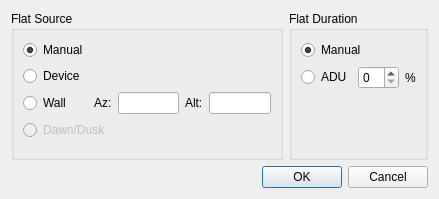
<?xml version="1.0" encoding="UTF-8"?>
<ui version="4.0">
 <class>flatOptions</class>
 <widget class="QDialog" name="flatOptions">
  <property name="geometry">
   <rect>
    <x>0</x>
    <y>0</y>
    <width>439</width>
    <height>199</height>
   </rect>
  </property>
  <property name="windowTitle">
   <string>Flat Field Options</string>
  </property>
  <layout class="QVBoxLayout" name="verticalLayout_3">
   <item>
    <layout class="QHBoxLayout" name="horizontalLayout_3">
     <item>
      <widget class="QGroupBox" name="groupBox">
       <property name="toolTip">
        <string>Specify the source the flat field evenly illuminated light source</string>
       </property>
       <property name="title">
        <string>Flat Source</string>
       </property>
       <layout class="QGridLayout" name="gridLayout">
        <item row="2" column="1">
         <widget class="QLabel" name="label">
          <property name="text">
           <string>Az:</string>
          </property>
         </widget>
        </item>
        <item row="2" column="4">
         <widget class="dmsBox" name="altBox">
          <property name="toolTip">
           <string/>
          </property>
         </widget>
        </item>
        <item row="2" column="3">
         <widget class="QLabel" name="label_2">
          <property name="text">
           <string>Alt:</string>
          </property>
         </widget>
        </item>
        <item row="2" column="0">
         <widget class="QRadioButton" name="wallSourceC">
          <property name="toolTip">
           <string>Slew mount to the specified Azimuth/Altitude coordinates before taking flat field images</string>
          </property>
          <property name="text">
           <string>Wall</string>
          </property>
         </widget>
        </item>
        <item row="1" column="0">
         <widget class="QRadioButton" name="deviceSourceC">
          <property name="toolTip">
           <string>Light source provided by controllable electronic device</string>
          </property>
          <property name="text">
           <string>Device</string>
          </property>
         </widget>
        </item>
        <item row="3" column="0" colspan="2">
         <widget class="QRadioButton" name="dawnDuskFlatsC">
          <property name="enabled">
           <bool>false</bool>
          </property>
          <property name="toolTip">
           <string>Use Dawn and Dusk light</string>
          </property>
          <property name="text">
           <string>Dawn/Dusk</string>
          </property>
         </widget>
        </item>
        <item row="2" column="2">
         <widget class="dmsBox" name="azBox">
          <property name="toolTip">
           <string/>
          </property>
         </widget>
        </item>
        <item row="0" column="0">
         <widget class="QRadioButton" name="manualSourceC">
          <property name="toolTip">
           <string>Light source triggered by the user manually</string>
          </property>
          <property name="text">
           <string>Manual</string>
          </property>
          <property name="checked">
           <bool>true</bool>
          </property>
         </widget>
        </item>
        <item row="4" column="0">
         <spacer name="verticalSpacer_2">
          <property name="orientation">
           <enum>Qt::Vertical</enum>
          </property>
          <property name="sizeHint" stdset="0">
           <size>
            <width>20</width>
            <height>40</height>
           </size>
          </property>
         </spacer>
        </item>
       </layout>
      </widget>
     </item>
     <item>
      <widget class="QGroupBox" name="groupBox_2">
       <property name="title">
        <string>Flat Duration</string>
       </property>
       <layout class="QVBoxLayout" name="verticalLayout_2">
        <item>
         <widget class="QRadioButton" name="manualDurationC">
          <property name="toolTip">
           <string>Use the frame exposure value</string>
          </property>
          <property name="text">
           <string>Manual</string>
          </property>
          <property name="checked">
           <bool>true</bool>
          </property>
         </widget>
        </item>
        <item>
         <layout class="QHBoxLayout" name="horizontalLayout_2">
          <item>
           <widget class="QRadioButton" name="ADUC">
            <property name="toolTip">
             <string>&lt;html&gt;&lt;head/&gt;&lt;body&gt;&lt;p&gt;Calculate optimal exposure time given the required ADU. If a controllable device is selected, calculate optimal brightness.&lt;/p&gt;&lt;/body&gt;&lt;/html&gt;</string>
            </property>
            <property name="text">
             <string>ADU</string>
            </property>
           </widget>
          </item>
          <item>
           <widget class="QSpinBox" name="ADUValue">
            <property name="toolTip">
             <string/>
            </property>
           </widget>
          </item>
          <item>
           <widget class="QLabel" name="ADUPercentageLabel">
            <property name="toolTip">
             <string>Number of images to capture</string>
            </property>
            <property name="whatsThis">
             <string/>
            </property>
            <property name="text">
             <string>%</string>
            </property>
           </widget>
          </item>
         </layout>
        </item>
        <item>
         <spacer name="verticalSpacer">
          <property name="orientation">
           <enum>Qt::Vertical</enum>
          </property>
          <property name="sizeHint" stdset="0">
           <size>
            <width>20</width>
            <height>40</height>
           </size>
          </property>
         </spacer>
        </item>
       </layout>
      </widget>
     </item>
    </layout>
   </item>
   <item>
    <widget class="QDialogButtonBox" name="buttonBox">
     <property name="orientation">
      <enum>Qt::Horizontal</enum>
     </property>
     <property name="standardButtons">
      <set>QDialogButtonBox::Cancel|QDialogButtonBox::Ok</set>
     </property>
    </widget>
   </item>
  </layout>
 </widget>
 <customwidgets>
  <customwidget>
   <class>dmsBox</class>
   <extends>QLineEdit</extends>
   <header>widgets/dmsbox.h</header>
   <container>1</container>
  </customwidget>
 </customwidgets>
 <tabstops>
  <tabstop>manualSourceC</tabstop>
  <tabstop>deviceSourceC</tabstop>
  <tabstop>wallSourceC</tabstop>
  <tabstop>azBox</tabstop>
  <tabstop>altBox</tabstop>
  <tabstop>dawnDuskFlatsC</tabstop>
  <tabstop>manualDurationC</tabstop>
  <tabstop>ADUC</tabstop>
  <tabstop>ADUValue</tabstop>
 </tabstops>
 <resources/>
 <connections>
  <connection>
   <sender>buttonBox</sender>
   <signal>accepted()</signal>
   <receiver>flatOptions</receiver>
   <slot>accept()</slot>
   <hints>
    <hint type="sourcelabel">
     <x>248</x>
     <y>254</y>
    </hint>
    <hint type="destinationlabel">
     <x>157</x>
     <y>274</y>
    </hint>
   </hints>
  </connection>
  <connection>
   <sender>buttonBox</sender>
   <signal>rejected()</signal>
   <receiver>flatOptions</receiver>
   <slot>reject()</slot>
   <hints>
    <hint type="sourcelabel">
     <x>316</x>
     <y>260</y>
    </hint>
    <hint type="destinationlabel">
     <x>286</x>
     <y>274</y>
    </hint>
   </hints>
  </connection>
 </connections>
</ui>
